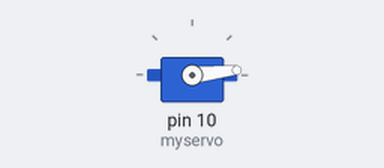
Simulated run of this sketch. Board: Arduino Uno, built with avr-gcc and run on an emulated ATmega328P. On the bench: servo.

Above: at 0.05 s.
At 0.65 s:
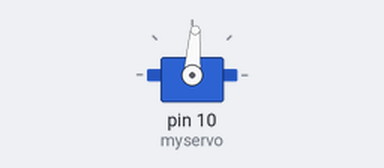
At 1.3 s:
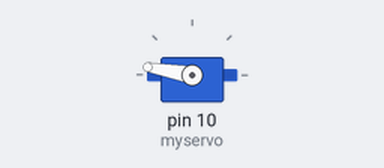
At 2.6 s:
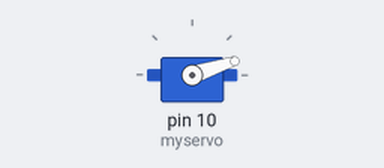
Timing chart, 0 to 6.2 s (numbered marks = the images above):
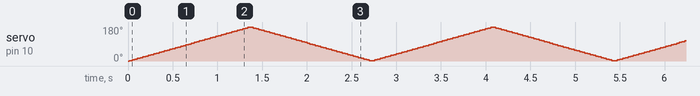

The sketch:

servo.ino
```cpp
#include <Servo.h>
Servo myservo;

int pos = 0;       // ตำแหน่งปัจจุบัน
int step = 2;      // ก้าวทีละ 1 องศา (+ ไปข้างหน้า, - ย้อนกลับ)

void setup() {
  myservo.attach(8);
  myservo.attach(10);
}

void loop() {
  myservo.write(pos);  // สั่งให้ servo ไปที่ pos
  delay(15);           // หน่วงเล็กน้อยให้ servo ขยับทัน

  pos += step;         // เพิ่มหรือลดตำแหน่ง

  // ถ้าถึงขอบ 0 หรือ 180 ให้กลับทิศ
  if (pos >= 180 || pos <= 0) {
    step = -step;
  }
}
```
